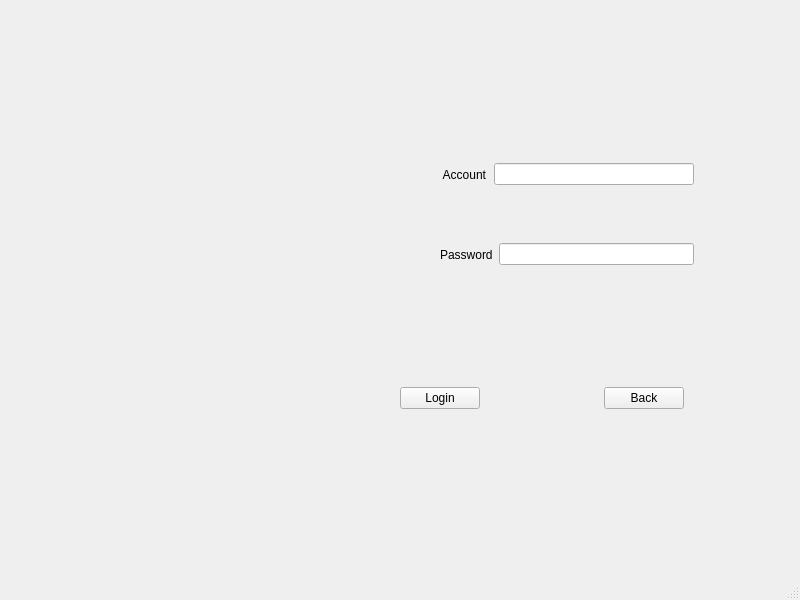
<?xml version="1.0" encoding="UTF-8"?>
<ui version="4.0">
 <class>loginWindow</class>
 <widget class="QMainWindow" name="loginWindow">
  <property name="geometry">
   <rect>
    <x>0</x>
    <y>0</y>
    <width>800</width>
    <height>600</height>
   </rect>
  </property>
  <property name="windowTitle">
   <string>MainWindow</string>
  </property>
  <widget class="QWidget" name="centralwidget">
   <widget class="QStackedWidget" name="loginstacked">
    <property name="geometry">
     <rect>
      <x>40</x>
      <y>50</y>
      <width>731</width>
      <height>471</height>
     </rect>
    </property>
    <property name="currentIndex">
     <number>0</number>
    </property>
    <widget class="QWidget" name="page">
     <widget class="QWidget" name="layoutWidget_2">
      <property name="geometry">
       <rect>
        <x>360</x>
        <y>190</y>
        <width>294</width>
        <height>29</height>
       </rect>
      </property>
      <layout class="QHBoxLayout" name="horizontalLayout_8">
       <item>
        <spacer name="horizontalSpacer_3">
         <property name="orientation">
          <enum>Qt::Horizontal</enum>
         </property>
         <property name="sizeType">
          <enum>QSizePolicy::Fixed</enum>
         </property>
         <property name="sizeHint" stdset="0">
          <size>
           <width>40</width>
           <height>20</height>
          </size>
         </property>
        </spacer>
       </item>
       <item>
        <layout class="QHBoxLayout" name="horizontalLayout_3">
         <item>
          <widget class="QLabel" name="psd">
           <property name="styleSheet">
            <string notr="true">color: rgb(0, 0, 0);</string>
           </property>
           <property name="text">
            <string>Password</string>
           </property>
          </widget>
         </item>
         <item>
          <widget class="QLineEdit" name="psdedit"/>
         </item>
        </layout>
       </item>
      </layout>
     </widget>
     <widget class="QWidget" name="layoutWidget">
      <property name="geometry">
       <rect>
        <x>360</x>
        <y>110</y>
        <width>294</width>
        <height>29</height>
       </rect>
      </property>
      <layout class="QHBoxLayout" name="horizontalLayout_9">
       <item>
        <spacer name="horizontalSpacer_5">
         <property name="orientation">
          <enum>Qt::Horizontal</enum>
         </property>
         <property name="sizeType">
          <enum>QSizePolicy::Fixed</enum>
         </property>
         <property name="sizeHint" stdset="0">
          <size>
           <width>40</width>
           <height>20</height>
          </size>
         </property>
        </spacer>
       </item>
       <item>
        <layout class="QHBoxLayout" name="horizontalLayout_5">
         <item>
          <widget class="QLabel" name="account">
           <property name="styleSheet">
            <string notr="true">color: rgb(0, 0, 0);</string>
           </property>
           <property name="text">
            <string> Account</string>
           </property>
          </widget>
         </item>
         <item>
          <widget class="QLineEdit" name="accountedit"/>
         </item>
        </layout>
       </item>
      </layout>
     </widget>
     <widget class="QLabel" name="pixlabel">
      <property name="geometry">
       <rect>
        <x>70</x>
        <y>90</y>
        <width>181</width>
        <height>221</height>
       </rect>
      </property>
      <property name="styleSheet">
       <string notr="true">color: rgb(0, 0, 0);</string>
      </property>
      <property name="text">
       <string/>
      </property>
     </widget>
     <widget class="QWidget" name="layoutWidget_7">
      <property name="geometry">
       <rect>
        <x>360</x>
        <y>330</y>
        <width>284</width>
        <height>36</height>
       </rect>
      </property>
      <layout class="QHBoxLayout" name="horizontalLayout_11">
       <item>
        <widget class="QPushButton" name="loginbutton">
         <property name="text">
          <string>Login</string>
         </property>
        </widget>
       </item>
       <item>
        <spacer name="horizontalSpacer_4">
         <property name="orientation">
          <enum>Qt::Horizontal</enum>
         </property>
         <property name="sizeHint" stdset="0">
          <size>
           <width>40</width>
           <height>20</height>
          </size>
         </property>
        </spacer>
       </item>
       <item>
        <widget class="QPushButton" name="backButton">
         <property name="text">
          <string>Back</string>
         </property>
        </widget>
       </item>
      </layout>
     </widget>
    </widget>
    <widget class="QWidget" name="serverpage">
     <widget class="QWidget" name="layoutWidget_3">
      <property name="geometry">
       <rect>
        <x>210</x>
        <y>200</y>
        <width>294</width>
        <height>29</height>
       </rect>
      </property>
      <layout class="QHBoxLayout" name="horizontalLayout_10">
       <item>
        <spacer name="horizontalSpacer_6">
         <property name="orientation">
          <enum>Qt::Horizontal</enum>
         </property>
         <property name="sizeType">
          <enum>QSizePolicy::Fixed</enum>
         </property>
         <property name="sizeHint" stdset="0">
          <size>
           <width>40</width>
           <height>20</height>
          </size>
         </property>
        </spacer>
       </item>
       <item>
        <layout class="QHBoxLayout" name="horizontalLayout_4">
         <item>
          <widget class="QLabel" name="serverpsd">
           <property name="styleSheet">
            <string notr="true">color: rgb(0, 0, 0);</string>
           </property>
           <property name="text">
            <string>Password</string>
           </property>
          </widget>
         </item>
         <item>
          <widget class="QLineEdit" name="serverpsdedit"/>
         </item>
        </layout>
       </item>
      </layout>
     </widget>
     <widget class="QWidget" name="layoutWidget_4">
      <property name="geometry">
       <rect>
        <x>210</x>
        <y>120</y>
        <width>294</width>
        <height>29</height>
       </rect>
      </property>
      <layout class="QHBoxLayout" name="horizontalLayout_12">
       <item>
        <spacer name="horizontalSpacer_7">
         <property name="orientation">
          <enum>Qt::Horizontal</enum>
         </property>
         <property name="sizeType">
          <enum>QSizePolicy::Fixed</enum>
         </property>
         <property name="sizeHint" stdset="0">
          <size>
           <width>40</width>
           <height>20</height>
          </size>
         </property>
        </spacer>
       </item>
       <item>
        <layout class="QHBoxLayout" name="horizontalLayout_6">
         <item>
          <widget class="QLabel" name="serveraccount">
           <property name="styleSheet">
            <string notr="true">color: rgb(0, 0, 0);</string>
           </property>
           <property name="text">
            <string> Account</string>
           </property>
          </widget>
         </item>
         <item>
          <widget class="QLineEdit" name="serveraccountedit"/>
         </item>
        </layout>
       </item>
      </layout>
     </widget>
     <widget class="QWidget" name="layoutWidget_8">
      <property name="geometry">
       <rect>
        <x>210</x>
        <y>340</y>
        <width>284</width>
        <height>36</height>
       </rect>
      </property>
      <layout class="QHBoxLayout" name="horizontalLayout_13">
       <item>
        <widget class="QPushButton" name="serverloginbutton">
         <property name="text">
          <string>Login</string>
         </property>
        </widget>
       </item>
       <item>
        <spacer name="horizontalSpacer_8">
         <property name="orientation">
          <enum>Qt::Horizontal</enum>
         </property>
         <property name="sizeHint" stdset="0">
          <size>
           <width>40</width>
           <height>20</height>
          </size>
         </property>
        </spacer>
       </item>
       <item>
        <widget class="QPushButton" name="serverbackButton">
         <property name="text">
          <string>Back</string>
         </property>
        </widget>
       </item>
      </layout>
     </widget>
    </widget>
   </widget>
  </widget>
  <widget class="QMenuBar" name="menubar">
   <property name="geometry">
    <rect>
     <x>0</x>
     <y>0</y>
     <width>800</width>
     <height>30</height>
    </rect>
   </property>
  </widget>
  <widget class="QStatusBar" name="statusbar"/>
 </widget>
 <resources/>
 <connections/>
</ui>
